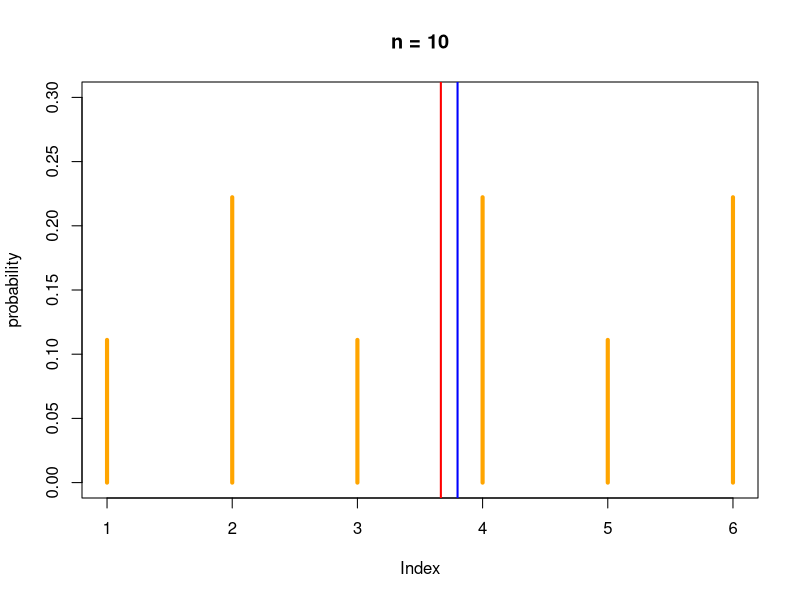
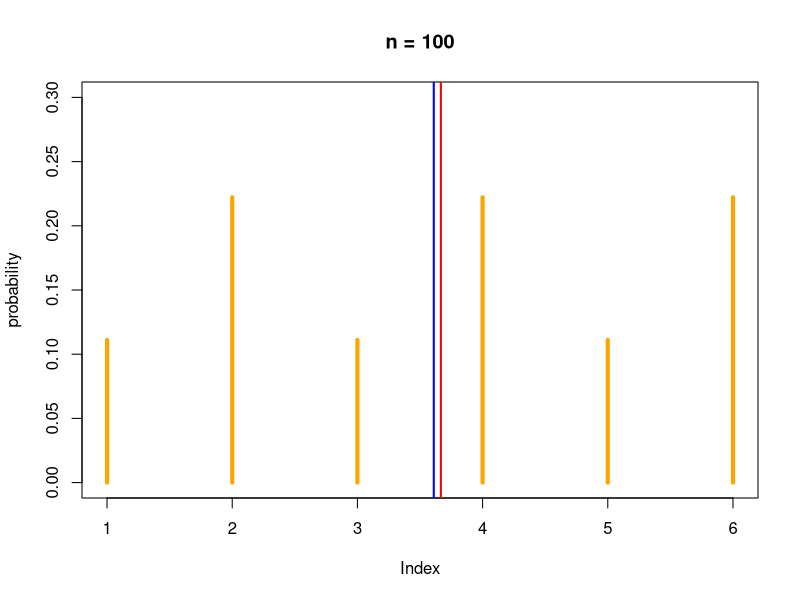
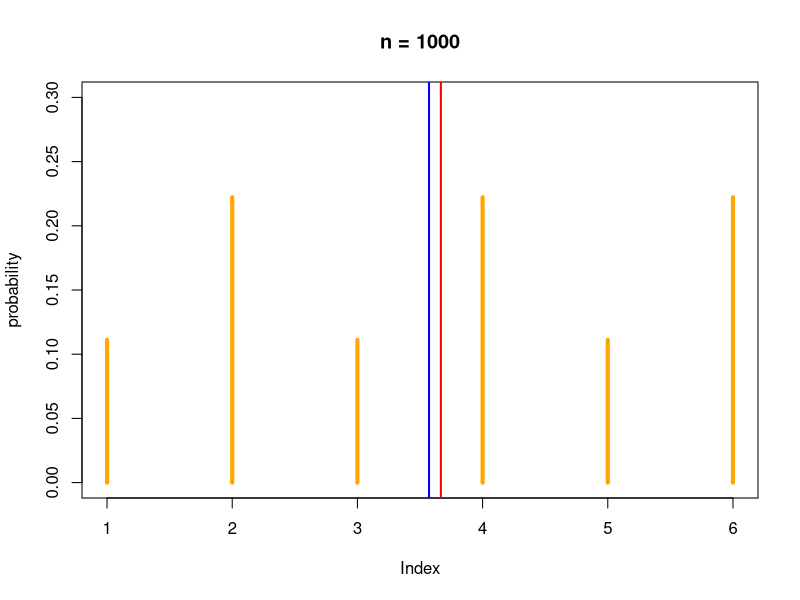
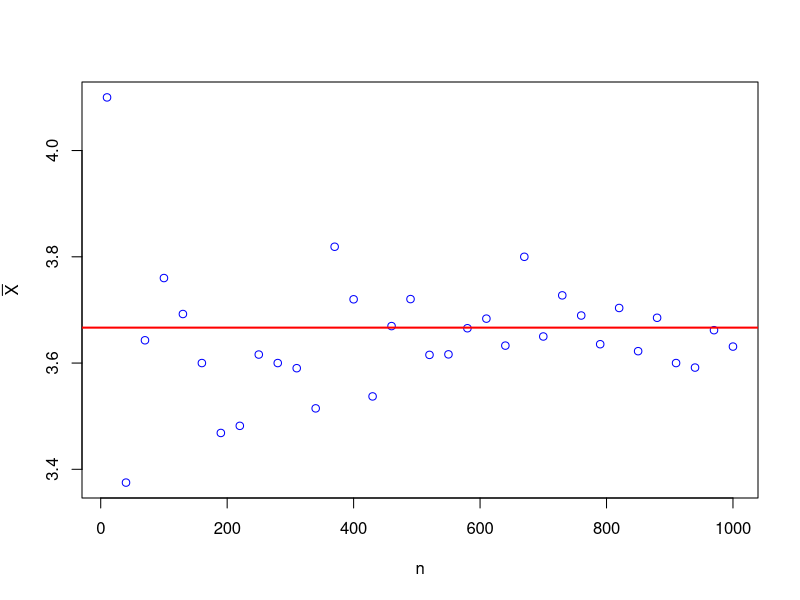
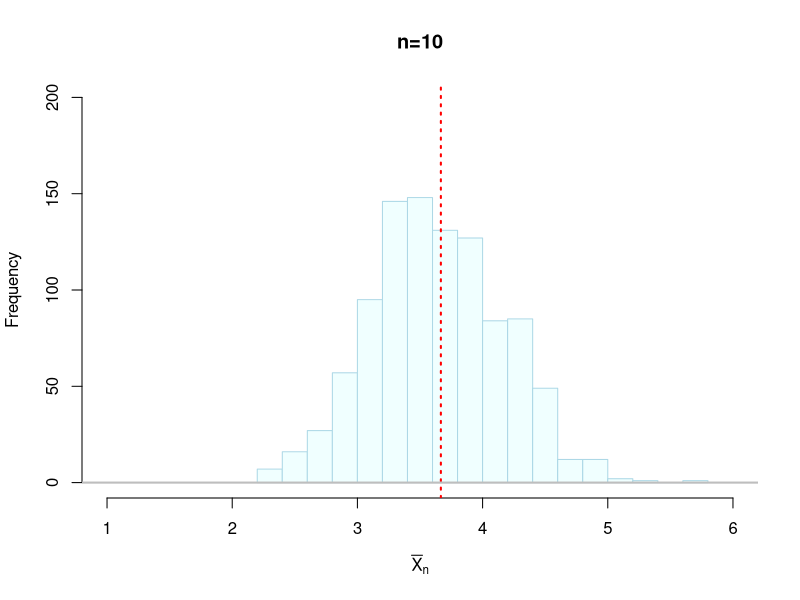
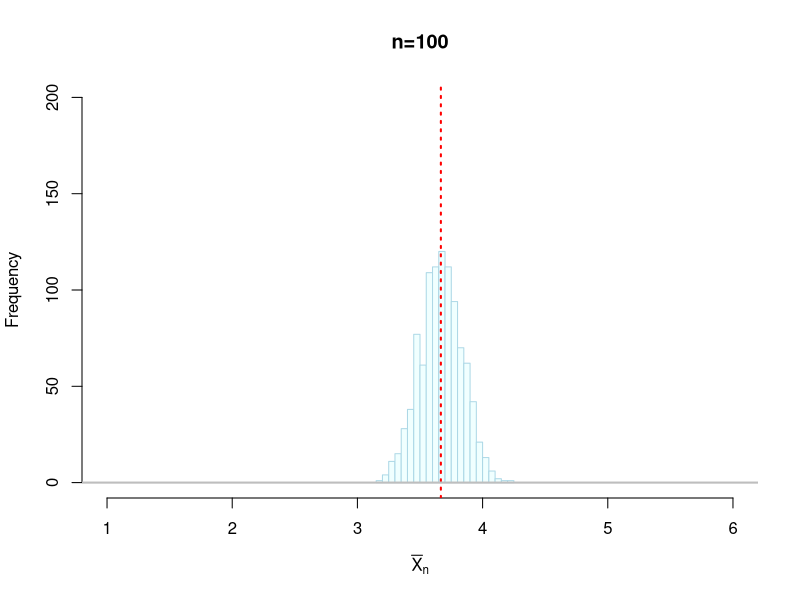
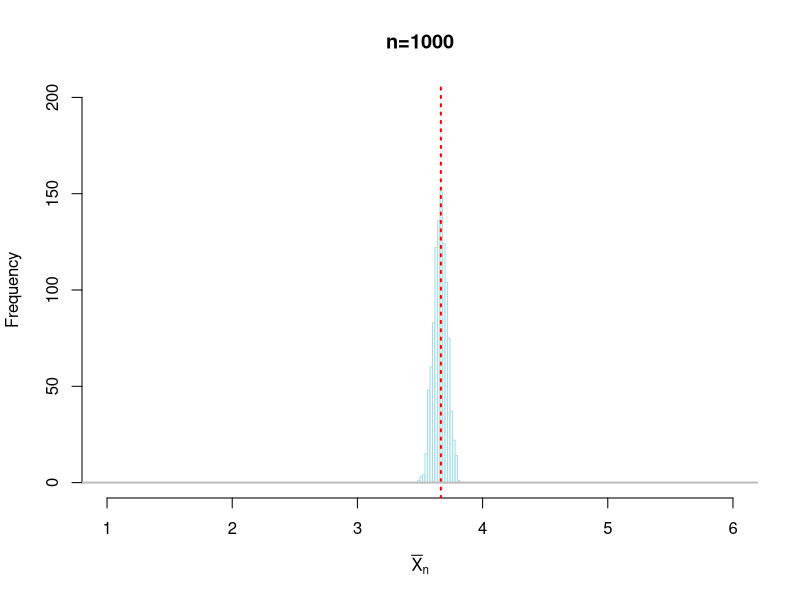
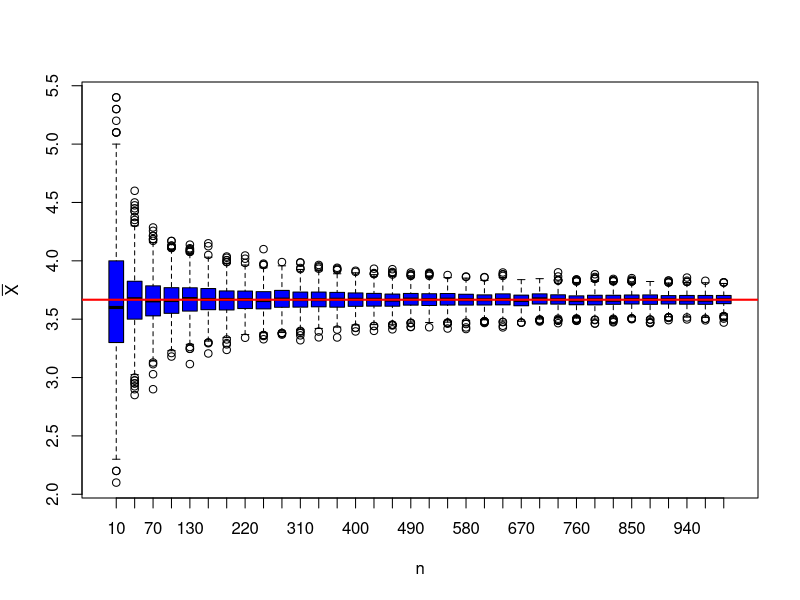

These charts were generated, in order, by the following R code:
### 第07回 練習問題解答例

### 基本事項の確認で用いた例

### 平均と分散の計算
p <- rep(c(1/9,2/9),3) # 確率の値 (1/9 と 2/9 を交互に3回繰り返す)
x <- 1:6 # サイコロの目の値
(mu <- sum(x*p)) # 平均値の計算
(var <- sum((x-mu)^2*p)) # 分散の計算
sqrt(var) # 標準偏差

### 練習問題 大数の法則
set.seed(121212) # 乱数のシード値の指定
## 試行(離散分布の標本平均の計算)を定義する
myMean <- function(n,p){ # 歪んだサイコロの標本平均を計算する関数
    mean(sample(omega, size=n, prob=p, replace=TRUE))}
omega <- 1:6 # サイコロの目 (以下では固定)
## 以下の実験で明示的に変えるものを関数の引数としている
## * n はサイコロを振る回数
## * p は歪み具合
## (n,p ともに omega と同じように関数の外側で定義することもできる)

## 基本の実験 
p <- rep(1:2, 3) # 出現確率の比(奇数1:偶数2)を設定
mu <- weighted.mean(omega, p) # 理論上の平均
## n毎に図を作る場合
for(n in c(10,100,1000)){ # サンプル数を変えて実験
    xbar <- myMean(n,p) # 1回実験を行う
    plot(p/sum(p), type="h", col="orange", lwd=4,
         ylim=c(0,0.3), ylab="probability",
         main=paste("n =",n)) # 各目の確率を表示
    abline(v=mu, col="red", lwd=2) # 真の平均
    abline(v=xbar, col="blue", lwd=2) # 標本平均(1つの観測にもとづく)
}
## 多数のnと標本平均を1つの図で比較する場合
nseq <- seq(10,1000,by=30) # 10から1000まで50おきに調べる
xbars <- sapply(nseq,function(x)myMean(x,p))
plot(nseq, xbars, col="blue", 
     xlab="n", ylab=expression(bar(X))) # 標本平均(1つの観測にもとづく)
abline(h=mu, col="red", lwd=2) # 真の平均

## サンプル数の違いによる標本平均の分布を比較
## n毎に図を作る場合
mc <- 1000 # Monte-Carlo実験の回数
for(n in c(10,100,1000)){ # サンプル数を変えて実験
    xbars <- replicate(mc, myMean(n,p)) # mc回繰り返し
    hist(xbars, breaks=20,
         col="azure", border="lightblue",
         xlim=c(1,6), ylim=c(0,200), # 複数の図を同じ領域で描画
         xlab=expression(bar(X)[n]), 
         main=paste0("n=",n)) 
    abline(v=mu, col="red", lwd=2, lty="dotted")
    abline(h=0, col="grey", lwd=2, lty="solid")
}
## 多数のnと標本平均を1つの図で比較する場合
myData <- data.frame(n=NULL,xbar=NULL) # 空のデータフレームを作成
for(n in nseq){ # サンプル数を変えて実験
    xbars <- replicate(mc, myMean(n,p)) # mc回繰り返し
    myData <- rbind(myData,data.frame(n=rep(n,mc),xbar=xbars))
}
boxplot(xbar ~ n, data=myData, col="blue", 
     xlab="n", ylab=expression(bar(X))) # 標本平均(1つの観測にもとづく)
abline(h=mu, col="red", lwd=2) # 真の平均

## 参考
## 統計的性質を見るための実験
p <- rep(1:2, 3) # 出現確率の比(奇数1:偶数2)
mu <- weighted.mean(omega, p) # 理論上の平均
mc <- 1000 # Monte-Carlo実験の回数
n <- 10 # 標本数
xbars <- replicate(mc, myMean(n,p)) 
hist(xbars, breaks=20,
     col="azure", border="lightblue",
     xlim=c(1,6), ylim=c(0,200), # 描画範囲を指定
     xlab=expression(bar(X)[n]), 
     main=paste0("n=",n)) # 回数をタイトルに表示
abline(v=mu, col="red", lwd=2, lty="dotted") # 理論値
abline(h=0, col="grey", lwd=2, lty="solid")

## 乱数のシードによる違いを比較
n <- 100 # 標本数
for(i in c(12,34,56,78,90)){ # シード値を指定
    set.seed(i)
    xbars <- replicate(mc, myMean(n,p)) # mc回繰り返し
    hist(xbars, breaks=20,
         col="azure", border="lightblue",
         xlim=c(1,6), ylim=c(0,200), 
         xlab=expression(bar(X)[n]), 
         main=paste0("n=",n)) 
    abline(v=mu, col="red", lwd=2, lty="dotted")
    abline(h=0, col="grey", lwd=2, lty="solid")
}

## 出現確率の違いを比較
n <- 100 # 標本数
for(i in 1:5){ # pをランダムに設定して実験
    p <- runif(length(omega)) # 一様乱数で出現確率を設定
    mu <- weighted.mean(omega, p) # 理論上の平均
    xbars <- replicate(mc, myMean(n,p)) # mc回繰り返し
    hist(xbars, breaks=20,
         col="azure", border="lightblue",
         xlim=c(1,6), ylim=c(0,200), 
         xlab=expression(bar(X)[n]), 
         main=paste0("n=",n)) 
    abline(v=mu, col="red", lwd=2, lty="dotted")
    abline(h=0, col="grey", lwd=2, lty="solid")
}

### 練習問題 中心極限定理
set.seed(232323)    # 乱数のシード値の指定
## 試行(離散分布の標本平均の計算)を定義する
myMean <- function(n,p){ # 標本平均を計算する関数
    mean(sample(omega, size=n, prob=p, replace=TRUE))}
omega <- 1:6 # 以下サイコロの場合で実験
mc <- 10000 # Monte-Carlo実験の繰り返し回数(大数の法則より多めに実験する)

## サンプル数の違いによる分布の比較
p <- rep(1:2, 3) # 出現確率の比(奇数1:偶数2) (9で割らなくても大丈夫)
(mu <- weighted.mean(omega, p)) # 理論上の平均
(sigma <- sqrt( # 理論上の標準偏差(分散の平方根)
     weighted.mean(omega^2,p)-mu^2)) 
for(n in c(2,10,100,1000)){ # サンプル数を変えて実験
    xbars <- replicate(mc, myMean(n,p)) # mc回繰り返し
    hist(sqrt(n)*(xbars - mu)/sigma, breaks=30,
         freq=FALSE, # 密度で表示
         xlim=c(-3, 3), ylim=c(0,0.55),  
         col="orange", border="orchid",
         xlab=expression(sqrt(n)*(bar(X)[n]-mu)/sigma),
         main=paste0("n=",n))
    curve(dnorm, add=TRUE, col="red", lwd=2) # 理論曲線
}

## 出現確率の違いによる分布の比較
n <- 100 # 標本数 (いろいろ変えて実験せよ．nが小さいとpの影響が大きい)
for(i in 1:5){ # pをランダムに設定して実験
    p <- runif(length(omega)) # 一様乱数で出現確率を設定
    mu <- weighted.mean(omega, p) # 理論上の平均
    sigma <- sqrt( # 理論上の標準偏差(分散の平方根)
        weighted.mean(omega^2,p)-mu^2)
    xbars <- replicate(mc, myMean(n,p)) 
    hist(sqrt(n)*(xbars - mu)/sigma, breaks=30,
         freq=FALSE, 
         xlim=c(-3, 3), ylim=c(0,0.55),  
         col="orange", border="orchid",
         xlab=expression(sqrt(n)*(bar(X)[n]-mu)/sigma),
         main=paste0("p=",toString(round(p,2))))
    curve(dnorm, add=TRUE, col="red", lwd=2) 
}

### 練習問題 少数の法則
set.seed(343434) # 乱数のシード値の指定

## 基本の実験
n <- 5000    # 1日の総生産量
p <- 0.002   # 不良品の発生確率
N <- 5*50*2  # 観測日数(週5日x50週間x2年操業に対応)
x <- rbinom(N,n,p) # 不良品数
## x <- replicate(N, rbinom(1,n,p)) # これでも同じ
(myData <- table(x)) # 不良品数の度数分布表を作成
## それぞれの不良品数が生じた日数の割合のグラフを作成
par(family = "HiraginoSans-W4") # 日本語フォントの指定
plot(myData/N, type="h", col="royalblue", lwd=6, 
     xlab="不良品数", ylab="発生割合")
lines(min(x):max(x)+0.4, dpois(min(x):max(x),n*p),
      type="h", col="red", lwd=6) # 理論上の割合
legend("topright", inset=1/20, # 右上に配置
       legend=c("観測値", "理論値"), 
       col=c("royalblue", "red"), lwd=4) # 凡例

## nの違いを比較
p <- 0.002
for(n in c(500,1000,5000,10000)){
  x <- rbinom(N,n,p) # 不良品数
  myData <- table(x)/N # 集計
  par(family = "HiraginoSans-W4") 
  plot(myData, type="h", col="royalblue", lwd=6, 
       xlab="不良品数", ylab="発生割合",
       main=paste("n =",n,"p =",p))
  lines(min(x):max(x)+0.4, dpois(min(x):max(x),n*p),
      type="h", col="red", lwd=6) 
}

## pの違いを比較
n <- 5000
for(p in c(0.001,0.002,0.005,0.01)){
  x <- rbinom(N,n,p) # 不良品数
  myData <- table(x)/N # 集計
  par(family = "HiraginoSans-W4") 
  plot(myData, type="h", col="royalblue", lwd=6, 
       xlab="不良品数", ylab="発生割合",
       main=paste("n =",n,"p =",p))
  lines(min(x):max(x)+0.4, dpois(min(x):max(x),n*p),
      type="h", col="red", lwd=6) 
}
## n が大きくなるに従い，正規分布の形に近付いていくことが観測できる
## 中心極限定理がここでも成り立っていることがわかる
